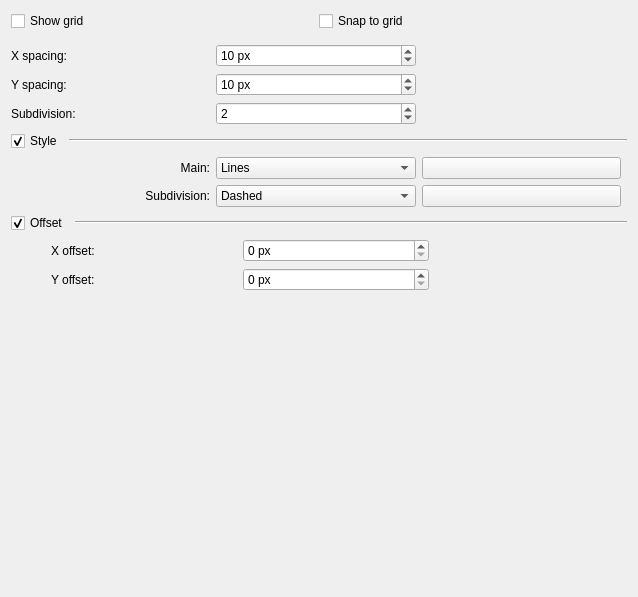
<?xml version="1.0" encoding="UTF-8"?>
<ui version="4.0">
 <class>GridConfigWidget</class>
 <widget class="QWidget" name="GridConfigWidget">
  <property name="geometry">
   <rect>
    <x>0</x>
    <y>0</y>
    <width>638</width>
    <height>597</height>
   </rect>
  </property>
  <property name="minimumSize">
   <size>
    <width>30</width>
    <height>0</height>
   </size>
  </property>
  <property name="windowTitle">
   <string>Form</string>
  </property>
  <layout class="QVBoxLayout" name="verticalLayout">
   <item>
    <layout class="QHBoxLayout" name="horizontalLayout_3">
     <property name="rightMargin">
      <number>6</number>
     </property>
     <item>
      <widget class="QCheckBox" name="chkShowGrid">
       <property name="text">
        <string>Show grid</string>
       </property>
      </widget>
     </item>
     <item>
      <widget class="QCheckBox" name="chkSnapToGrid">
       <property name="text">
        <string>Snap to grid</string>
       </property>
      </widget>
     </item>
    </layout>
   </item>
   <item>
    <spacer name="verticalSpacer">
     <property name="orientation">
      <enum>Qt::Vertical</enum>
     </property>
     <property name="sizeType">
      <enum>QSizePolicy::Fixed</enum>
     </property>
     <property name="sizeHint" stdset="0">
      <size>
       <width>20</width>
       <height>7</height>
      </size>
     </property>
    </spacer>
   </item>
   <item>
    <layout class="QGridLayout" name="gridLayout">
     <property name="rightMargin">
      <number>6</number>
     </property>
     <item row="2" column="1">
      <widget class="QSpinBox" name="intSubdivision">
       <property name="minimum">
        <number>1</number>
       </property>
       <property name="maximum">
        <number>10</number>
       </property>
       <property name="value">
        <number>2</number>
       </property>
      </widget>
     </item>
     <item row="2" column="0">
      <widget class="QLabel" name="label_3">
       <property name="text">
        <string>Subdivision:</string>
       </property>
      </widget>
     </item>
     <item row="0" column="2" rowspan="2">
      <widget class="KoAspectButton" name="spacingAspectButton" native="true"/>
     </item>
     <item row="0" column="1">
      <widget class="QSpinBox" name="intHSpacing">
       <property name="suffix">
        <string> px</string>
       </property>
       <property name="minimum">
        <number>2</number>
       </property>
       <property name="maximum">
        <number>500</number>
       </property>
       <property name="value">
        <number>10</number>
       </property>
      </widget>
     </item>
     <item row="1" column="1">
      <widget class="QSpinBox" name="intVSpacing">
       <property name="suffix">
        <string> px</string>
       </property>
       <property name="minimum">
        <number>2</number>
       </property>
       <property name="maximum">
        <number>500</number>
       </property>
       <property name="value">
        <number>10</number>
       </property>
      </widget>
     </item>
     <item row="0" column="0">
      <widget class="QLabel" name="label">
       <property name="text">
        <string>X spacing:</string>
       </property>
      </widget>
     </item>
     <item row="1" column="0">
      <widget class="QLabel" name="label_2">
       <property name="text">
        <string>Y spacing:</string>
       </property>
      </widget>
     </item>
    </layout>
   </item>
   <item>
    <layout class="QHBoxLayout" name="horizontalLayout">
     <item>
      <widget class="QCheckBox" name="chkStyle">
       <property name="text">
        <string>Style</string>
       </property>
       <property name="checked">
        <bool>true</bool>
       </property>
      </widget>
     </item>
     <item>
      <widget class="Line" name="line_2">
       <property name="sizePolicy">
        <sizepolicy hsizetype="Expanding" vsizetype="Fixed">
         <horstretch>0</horstretch>
         <verstretch>0</verstretch>
        </sizepolicy>
       </property>
       <property name="orientation">
        <enum>Qt::Horizontal</enum>
       </property>
      </widget>
     </item>
    </layout>
   </item>
   <item>
    <layout class="QGridLayout" name="gridLayout_2">
     <property name="rightMargin">
      <number>6</number>
     </property>
     <item row="0" column="0">
      <widget class="QLabel" name="lblMainStyle">
       <property name="text">
        <string>Main:</string>
       </property>
       <property name="alignment">
        <set>Qt::AlignRight|Qt::AlignTrailing|Qt::AlignVCenter</set>
       </property>
      </widget>
     </item>
     <item row="0" column="1">
      <widget class="KComboBox" name="selectMainStyle">
       <property name="currentIndex">
        <number>0</number>
       </property>
       <item>
        <property name="text">
         <string>Lines</string>
        </property>
       </item>
       <item>
        <property name="text">
         <string>Dashed</string>
        </property>
       </item>
       <item>
        <property name="text">
         <string>Dots</string>
        </property>
       </item>
      </widget>
     </item>
     <item row="0" column="2">
      <widget class="KColorButton" name="colorMain">
       <property name="sizePolicy">
        <sizepolicy hsizetype="Ignored" vsizetype="Fixed">
         <horstretch>0</horstretch>
         <verstretch>0</verstretch>
        </sizepolicy>
       </property>
       <property name="minimumSize">
        <size>
         <width>30</width>
         <height>0</height>
        </size>
       </property>
       <property name="text">
        <string/>
       </property>
       <property name="color" stdset="0">
        <color>
         <red>0</red>
         <green>0</green>
         <blue>0</blue>
        </color>
       </property>
       <property name="defaultColor" stdset="0">
        <color>
         <red>0</red>
         <green>0</green>
         <blue>0</blue>
        </color>
       </property>
      </widget>
     </item>
     <item row="1" column="0">
      <widget class="QLabel" name="lblSubdivisionStyle">
       <property name="text">
        <string>Subdivision:</string>
       </property>
       <property name="alignment">
        <set>Qt::AlignRight|Qt::AlignTrailing|Qt::AlignVCenter</set>
       </property>
      </widget>
     </item>
     <item row="1" column="1">
      <widget class="KComboBox" name="selectSubdivisionStyle">
       <property name="currentIndex">
        <number>1</number>
       </property>
       <item>
        <property name="text">
         <string>Lines</string>
        </property>
       </item>
       <item>
        <property name="text">
         <string>Dashed</string>
        </property>
       </item>
       <item>
        <property name="text">
         <string>Dots</string>
        </property>
       </item>
      </widget>
     </item>
     <item row="1" column="2">
      <widget class="KColorButton" name="colorSubdivision">
       <property name="sizePolicy">
        <sizepolicy hsizetype="Ignored" vsizetype="Fixed">
         <horstretch>0</horstretch>
         <verstretch>0</verstretch>
        </sizepolicy>
       </property>
       <property name="minimumSize">
        <size>
         <width>30</width>
         <height>0</height>
        </size>
       </property>
       <property name="text">
        <string/>
       </property>
       <property name="color" stdset="0">
        <color>
         <red>0</red>
         <green>0</green>
         <blue>0</blue>
        </color>
       </property>
       <property name="defaultColor" stdset="0">
        <color>
         <red>0</red>
         <green>0</green>
         <blue>0</blue>
        </color>
       </property>
      </widget>
     </item>
    </layout>
   </item>
   <item>
    <layout class="QHBoxLayout" name="horizontalLayout_2">
     <item>
      <widget class="QCheckBox" name="chkOffset">
       <property name="text">
        <string>Offset</string>
       </property>
       <property name="checked">
        <bool>true</bool>
       </property>
      </widget>
     </item>
     <item>
      <widget class="Line" name="line">
       <property name="sizePolicy">
        <sizepolicy hsizetype="Expanding" vsizetype="Fixed">
         <horstretch>0</horstretch>
         <verstretch>0</verstretch>
        </sizepolicy>
       </property>
       <property name="orientation">
        <enum>Qt::Horizontal</enum>
       </property>
      </widget>
     </item>
    </layout>
   </item>
   <item>
    <layout class="QGridLayout" name="gridLayout_3">
     <property name="rightMargin">
      <number>6</number>
     </property>
     <item row="0" column="0" rowspan="2">
      <spacer name="horizontalSpacer_3">
       <property name="orientation">
        <enum>Qt::Horizontal</enum>
       </property>
       <property name="sizeType">
        <enum>QSizePolicy::Fixed</enum>
       </property>
       <property name="sizeHint" stdset="0">
        <size>
         <width>40</width>
         <height>0</height>
        </size>
       </property>
      </spacer>
     </item>
     <item row="0" column="1">
      <widget class="QLabel" name="lblXOffset">
       <property name="text">
        <string>X offset:</string>
       </property>
      </widget>
     </item>
     <item row="0" column="2">
      <widget class="QSpinBox" name="intXOffset">
       <property name="suffix">
        <string> px</string>
       </property>
       <property name="maximum">
        <number>500</number>
       </property>
       <property name="value">
        <number>0</number>
       </property>
      </widget>
     </item>
     <item row="0" column="3" rowspan="2">
      <widget class="KoAspectButton" name="offsetAspectButton" native="true"/>
     </item>
     <item row="1" column="1">
      <widget class="QLabel" name="lblYOffset">
       <property name="text">
        <string>Y offset:</string>
       </property>
      </widget>
     </item>
     <item row="1" column="2">
      <widget class="QSpinBox" name="intYOffset">
       <property name="suffix">
        <string> px</string>
       </property>
       <property name="maximum">
        <number>500</number>
       </property>
       <property name="value">
        <number>0</number>
       </property>
      </widget>
     </item>
    </layout>
   </item>
   <item>
    <spacer name="verticalSpacer_2">
     <property name="orientation">
      <enum>Qt::Vertical</enum>
     </property>
     <property name="sizeHint" stdset="0">
      <size>
       <width>20</width>
       <height>34</height>
      </size>
     </property>
    </spacer>
   </item>
  </layout>
 </widget>
 <customwidgets>
  <customwidget>
   <class>KComboBox</class>
   <extends>QComboBox</extends>
   <header>kcombobox.h</header>
  </customwidget>
  <customwidget>
   <class>KColorButton</class>
   <extends>QPushButton</extends>
   <header>kcolorbutton.h</header>
  </customwidget>
  <customwidget>
   <class>KoAspectButton</class>
   <extends>QWidget</extends>
   <header>KoAspectButton.h</header>
   <container>1</container>
  </customwidget>
 </customwidgets>
 <resources/>
 <connections/>
</ui>
